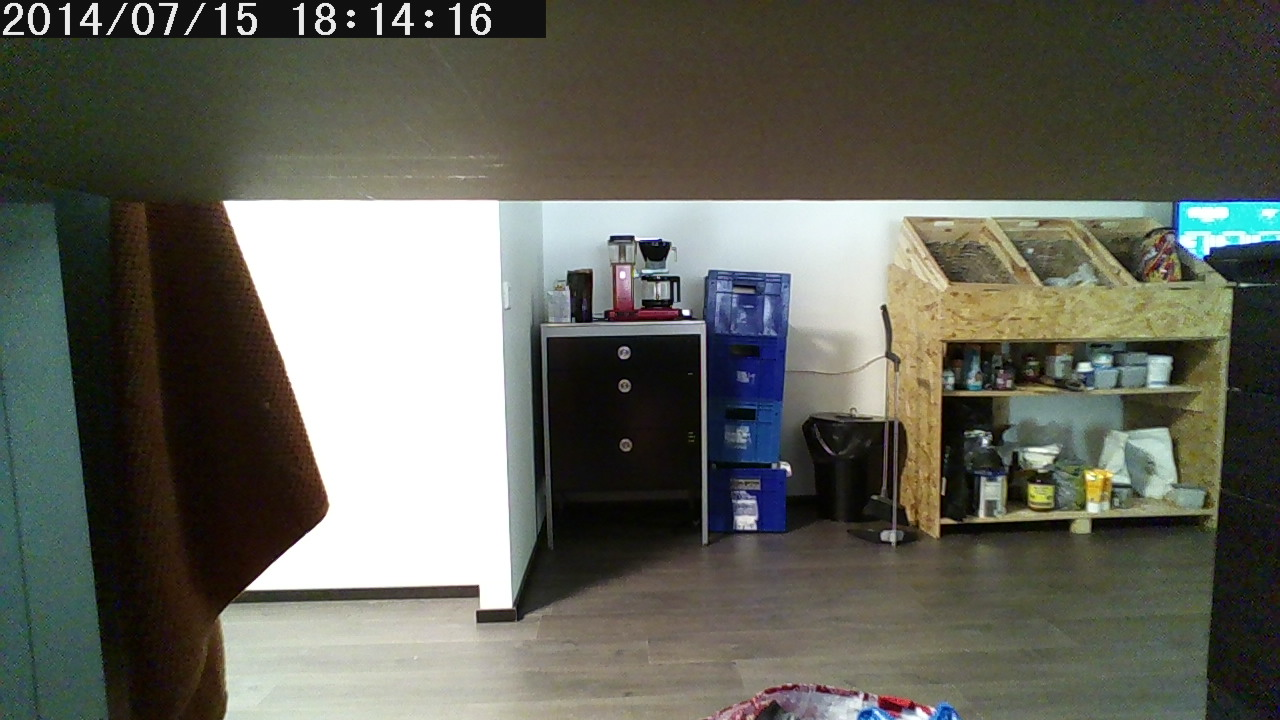
#> input picture test_images/20-08_170934.jpg, 1280 x 720 px
$ python stuff.py test_images/20-08_170934.jpg   (Python 2 division)   (older library calls are emulated)
#> lines starting #> are read from the running program, lines starting #| are printed output that depends on the picture; after the words box and inside, x2 and y2 are one past the last pixel; in counts of white or black regions, pixels touching at a corner belong together
import sys

import numpy as np
import cv2


COFFEE_MAKES_COLOR_RANGES = [
    ((0, 80), (0, 80), (50, 255)),
    ((0, 100), (0, 100), (50, 255)),
    ((0, 20), (0, 20), (20, 100)),
]

COFFEE_POT_TOP_COLOR_RANGES = [
    ((0, 60), (0, 60), (0, 60)),
    ((0, 100), (0, 100), (0, 100)),
    ((0, 120), (0, 120), (0, 120)),
    ((0, 40), (0, 40), (0, 40)),
]


def extract_color_as_new_image(img, limit):
    lower_limit = [limit[i][0] for i in range(3)]
    upper_limit = [limit[i][1] for i in range(3)]

    lower = np.array(lower_limit, dtype="uint8")
    upper = np.array(upper_limit, dtype="uint8")

    mask = cv2.inRange(img, lower, upper)
    mask_inv = cv2.bitwise_not(mask)
    img3 = cv2.bitwise_and(img, img, mask=mask)

    image = np.zeros(img3.shape, np.uint8)
    image[:] = (255, 255, 255)

    img3 = cv2.bitwise_or(img3, image, mask=mask_inv)
    return img3


def get_coffee_maker_aabb(img):
    template = cv2.imread('sample_images/sample.png', cv2.IMREAD_COLOR)
    w, h = template.shape[1], template.shape[0]
    res = cv2.matchTemplate(img, template, cv2.TM_CCOEFF)
    min_val, max_val, min_loc, max_loc = cv2.minMaxLoc(res)
    top_left = max_loc
    bottom_right = (top_left[0] + w, top_left[1] + h)
    return top_left, bottom_right, max_val


# [7 lines left out: function get_coffee_pot_location_offset, not called in this run]


def get_sub_image(img, top_left, bottom_right):
    return img[top_left[1]:bottom_right[1], top_left[0]:bottom_right[0]]


# [126 lines left out: functions get_coffee_pot_aabb, get_coffee_pot_location, get_coffee_level, not called in this run]


def process_image(img, img_file):
    img = get_sub_image(img, (520, 200), (720, 350))

    places = []

    for i, limits in enumerate(COFFEE_MAKES_COLOR_RANGES):
        img3 = extract_color_as_new_image(img, limits)
        cv2.imwrite('temp2/coffee_maker_bw_%d.png' % i, img3)
        top_left, bottom_right, max_val = get_coffee_maker_aabb(img3)
        img_normal = img.copy()
        cv2.rectangle(img_normal, top_left, bottom_right, (255, 0, 0), 2)
        cv2.imwrite('temp2/coffee_maker_pos_%d.png' % i, img_normal)
        places.append((max_val, top_left, bottom_right))

    _, top_left, bottom_right = sorted(places, key=lambda x: x[0])[-1]

    pot_tl, pot_br = get_coffee_pot_location_offset(
        img,
        top_left,
        bottom_right
    )

    pos, match = get_coffee_pot_location(img, pot_tl, pot_br, img_file)
    center_tl = pos[0], pos[1]
    center_br = pos[0], pos[1] + 30

    if match:
        result = get_coffee_level(
            img,
            pos,
            img_file.split('/')[1].split('.')[0]
        )
        print "%s: %s" % (result, img_file)
        cv2.rectangle(img, center_tl, center_br, (255, 255, 255), 2)
    else:
        cv2.rectangle(img, center_tl, center_br, (0, 0, 255), 2)
        print "No pot: %s" % img_file

    cv2.rectangle(img, top_left, bottom_right, (255, 0, 0), 2)
    cv2.rectangle(img, pot_tl, pot_br, (200, 200, 200), 2)

    return img


for img_file in sys.argv[1:]:
    img = cv2.imread(img_file, cv2.IMREAD_COLOR)
#> img is the input picture: shape (720, 1280, 3); mean B, G, R 90.9, 100.6, 99.8
    img = process_image(img, img_file)
#> in get_sub_image, `return img[top_left[1]:bottom_right[1], top_left[0]:bottom_right[0]]`:
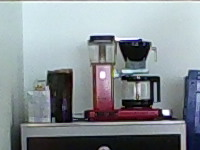
#> returned value: shape (150, 200, 3); mean of channels 0, 1, 2 148.7, 144, 136.6; drawn as B, G, R
#> in extract_color_as_new_image, `mask = cv2.inRange(img, lower, upper)`:
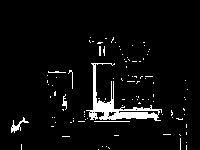
#> mask: shape (150, 200); 4.8% white; 101 white regions (94 under 20 px), largest, box (x1, y1, x2, y2) and area: (86, 63, 162, 121) 967, (11, 117, 29, 133) 85, (62, 94, 67, 110) 36
#> in extract_color_as_new_image, `img3 = cv2.bitwise_and(img, img, mask=mask)`:
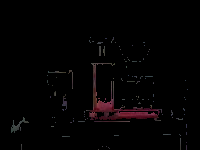
#> img3: shape (150, 200, 3); mean of channels 0, 1, 2 2.6, 2.2, 3.7; drawn as B, G, R
#> (the run stopped early here; a loop or call above may not have finished)

$ run again, on test_images/20-08_171518.jpg
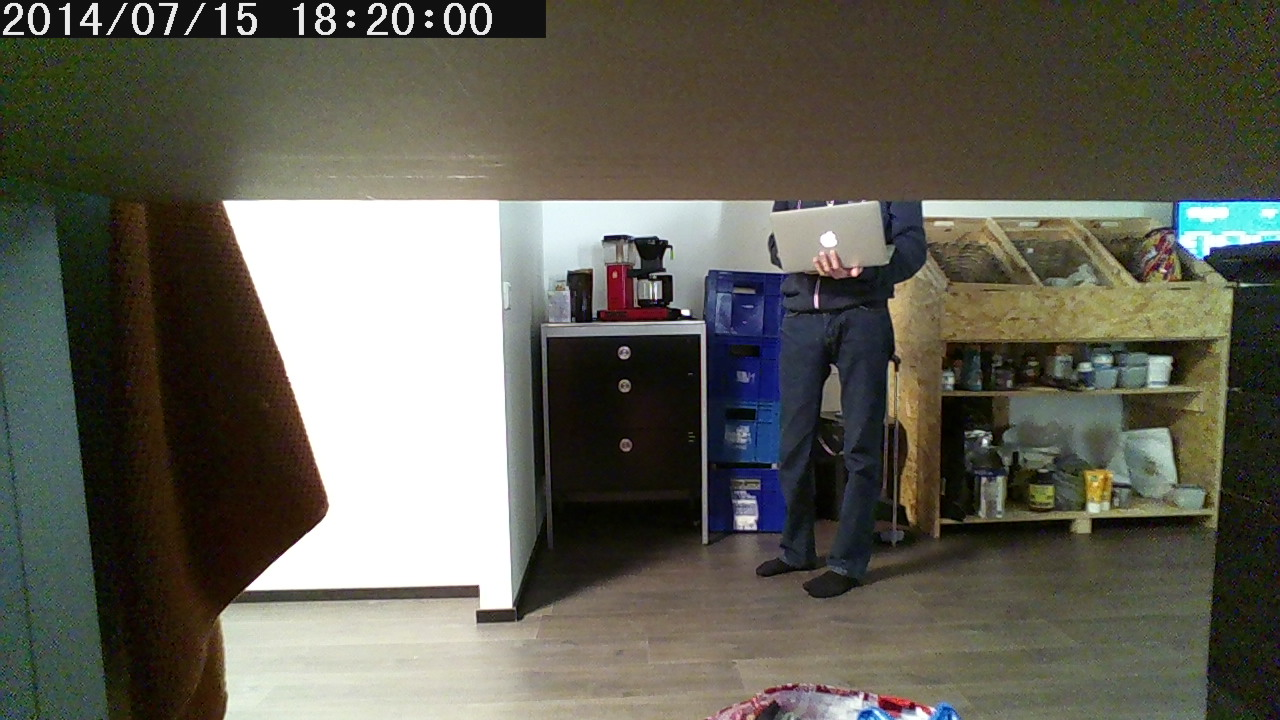
#> input picture test_images/20-08_171518.jpg, 1280 x 720 px
#> img is the input picture: shape (720, 1280, 3); mean B, G, R 86.1, 97, 98.4
#> in extract_color_as_new_image, `mask = cv2.inRange(img, lower, upper)`:
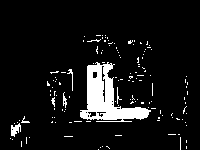
#> mask: shape (150, 200); 8.1% white; 136 white regions (129 under 20 px), largest, box (x1, y1, x2, y2) and area: (80, 62, 151, 122) 1797, (11, 123, 21, 137) 83, (67, 69, 73, 91) 35
#> in extract_color_as_new_image, `img3 = cv2.bitwise_and(img, img, mask=mask)`:
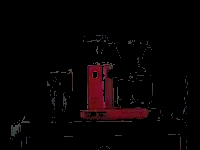
#> img3: shape (150, 200, 3); mean of channels 0, 1, 2 3.2, 2.5, 6.9; drawn as B, G, R
